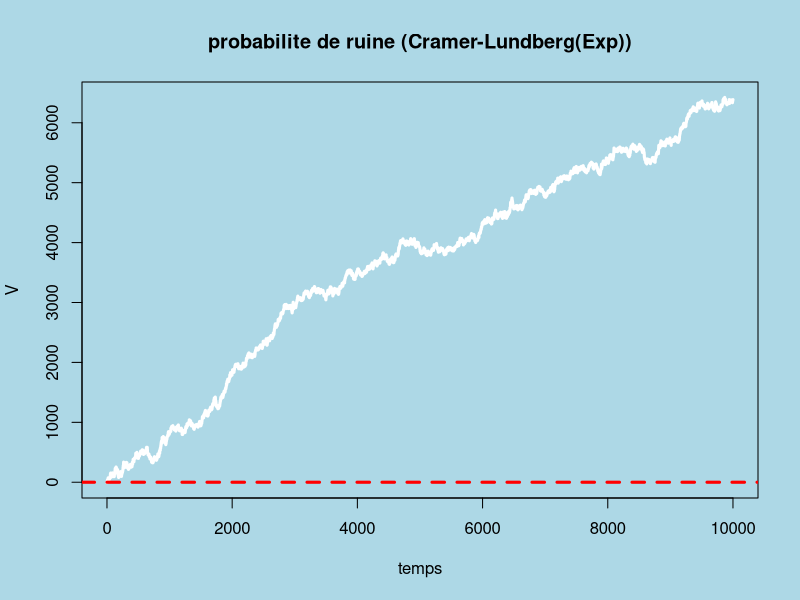

Source code (R):
u = 2; la = 1; m = 7; theta = 0.1;
c = (1+theta)*la*m; n = 10000; nSim = 100;
N = rep(Inf, nSim) ##Initialisation of ruin indicators
Y = rep(0, nSim)##Initialisation of aggregated loss
set.seed(2);
for (k in 1:nSim){
  W = rexp(n)/la; T = cumsum(W)
  X = rexp(n) *m ## claims of mean EC=13
  S = cumsum(X); U = u + T*c - S
  ruin = !all(U>=0) #ruin=non-survival
  if (ruin) {N[k] = min(which(U<0));Y[k]=-U[N[k]];V=U}
}
#N are the indicators of ruin
Nf = N[N<Inf];#select the True values
length(Nf); mean(Nf); sd(Nf); max(Nf);
## 34 31.2 22.5 119
Yf = Y[Y>0];mean(Yf)

x11()
par(bg='lightblue') #plot background color
plot(V,type='l',main='probabilite de ruine (Cramer-Lundberg(Exp))', col='white',lwd=3, xlab='temps')
abline(h=0,col='red',lty=2,lwd=3)